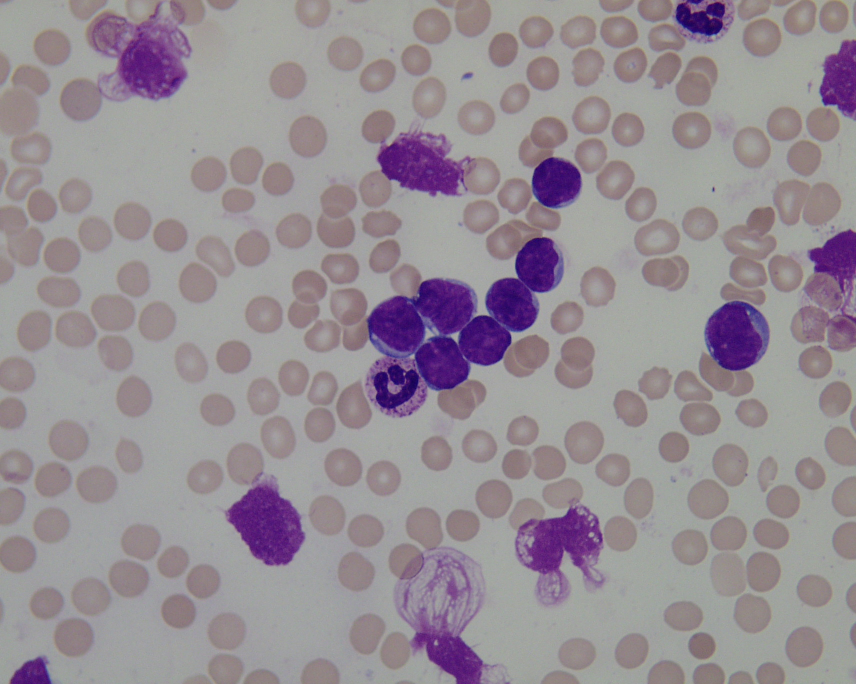
#> input picture Im001_1.jpg, 1712 x 1368 px (shown at 1/2 size)
$ python test22222.py   (older library calls are emulated)
#> lines starting #> are read from the running program, lines starting #| are printed output that depends on the picture; after the words box and inside, x2 and y2 are one past the last pixel; in counts of white or black regions, pixels touching at a corner belong together; long printed decimals are rounded
import cv2
import numpy as np
from scipy import ndimage as ndi
from skimage.feature import peak_local_max
from skimage.segmentation import watershed
import matplotlib.pyplot as plt
import math

img1 = cv2.imread('Im001_1.jpg')
#> img1 is the input picture: shape (1368, 1712, 3); mean B, G, R 148.6, 141.6, 150.4
img = cv2.resize(img1, (500, 500))
cv2.waitKey(0)
cv2.imshow("original",img)
cv2.waitKey(0)
gray = cv2.cvtColor(img, cv2.COLOR_BGR2RGB)
filtro = cv2.pyrMeanShiftFiltering(img, 20, 40)
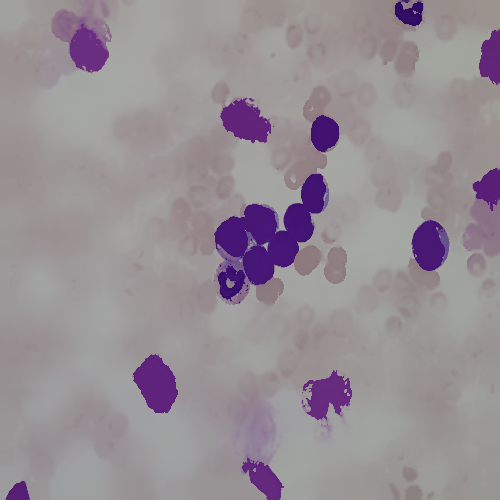
#> filtro: shape (500, 500, 3); mean B, G, R 149, 142.5, 150.8
gray = cv2.cvtColor(filtro, cv2.COLOR_BGR2GRAY)
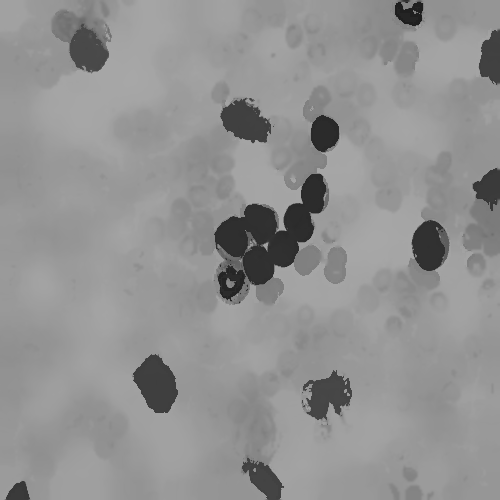
#> gray: shape (500, 500); min 31, max 167, mean 145.7
_, thresh = cv2.threshold(gray, 0, 255, cv2.THRESH_BINARY_INV | cv2.THRESH_OTSU)
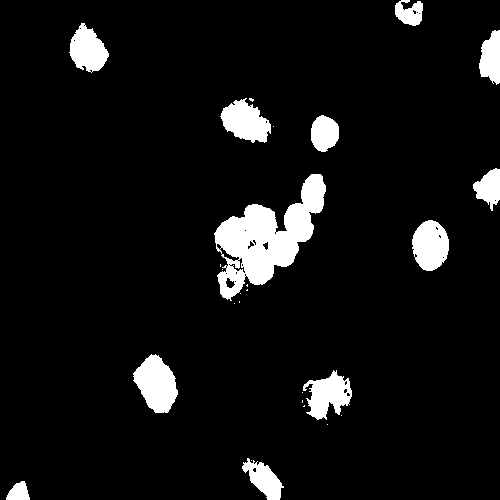
#> thresh: shape (500, 500); 7.1% white; 27 white regions (15 under 20 px), largest, box (x1, y1, x2, y2) and area: (214, 174, 326, 301) 6267, (133, 354, 178, 413) 1739, (220, 98, 271, 143) 1438
cv2.waitKey(0)
cv2.imshow("thresholding",thresh)
cv2.waitKey(0)
######median filter
median = cv2.medianBlur(thresh, 5)
#> median: shape (500, 500); 7.1% white; 14 white regions (2 under 20 px), largest, box (x1, y1, x2, y2) and area: (215, 174, 326, 300) 6336, (133, 355, 178, 413) 1727, (412, 220, 449, 271) 1444
cv2.waitKey(0)
cv2.imshow("after median filtering",median)
cv2.waitKey(0)

#####

kernel = np.ones((5,5),np.uint8)
#Now we need to remove any small white noises in the image.
#For that we can use morphological opening.
opening = cv2.morphologyEx(median, cv2.MORPH_OPEN, kernel)
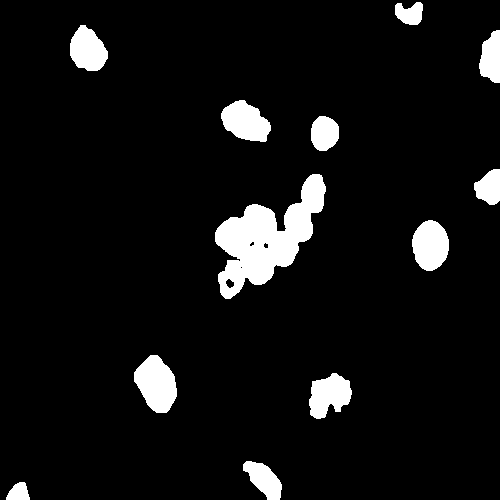
#> opening: shape (500, 500); 7% white; 12 white regions
cv2.waitKey(0)
cv2.imshow("after morphology",opening)
cv2.waitKey(0)

contornos, _ = cv2.findContours(opening, cv2.RETR_TREE, cv2.CHAIN_APPROX_SIMPLE)
#> contornos = 16 contours, 2 with area under 20; largest, box (x1, y1, x2, y2) and area: (215, 174, 326, 299) 6170, (134, 355, 177, 413) 1654, (412, 220, 449, 271) 1382, (221, 100, 271, 142) 1360, (309, 373, 352, 419) 1268
buracos = []
min_area = 1300
average_cell_area = 650
connected_cell_area = 1000
cells = 0

dist = ndi.distance_transform_edt(thresh)

dist_visual = dist.copy()
local_max = peak_local_max(dist, indices=False, min_distance=20, labels=thresh)
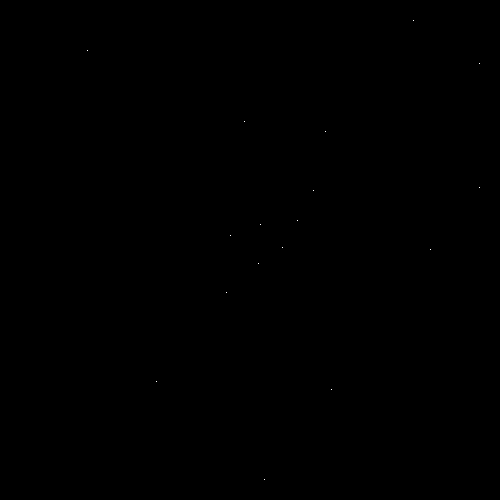
#> local_max: shape (500, 500) bool; 0.01% white in thin lines or dots, all inside (x1, y1, x2, y2) = (87, 20, 480, 480)
markers = ndi.label(local_max, structure=np.ones((3, 3)))[0]
#> markers: shape (500, 500) int32; 18 distinct labels, from 0 to 17
labels = watershed(-dist, markers, mask=thresh)
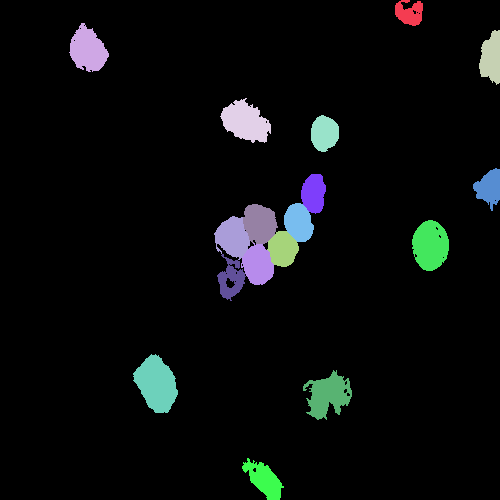
#> labels: shape (500, 500) int32; 18 distinct labels, from 0 to 17; one colour per label, 0 black

for con in contornos:
    area = cv2.contourArea(con)
    if area > min_area:
        cv2.drawContours(thresh, buracos, -1, 255, -1)## image -- list--
        buracos.append(con)
        if area > connected_cell_area:
            cells += math.ceil(area / average_cell_area)
        else:
            cells += 1
#> this loop made 16 passes
#> (area, cells) on passes 4, 5, 6, 13: (1653.5, 3), (1382.5, 6), (6170.5, 16), (1360.5, 19)
#> area on passes 1, 2, 3, 7, 9, 11: 277, 831, 1268.5, 60, 22.5, 640
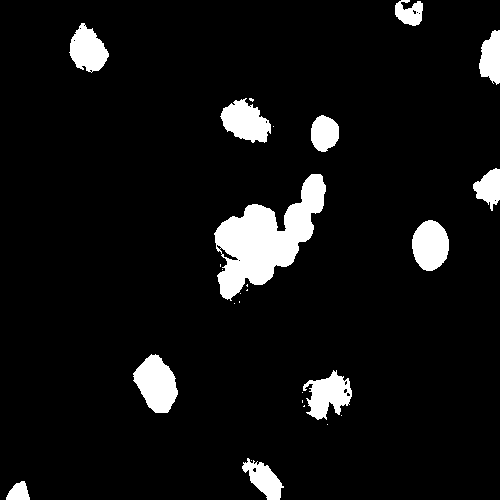
#> thresh: shape (500, 500); 7.2% white; 27 white regions (15 under 20 px)
#> after the loop, buracos = 4 contours; box (x1, y1, x2, y2) and area: (215, 174, 326, 299) 6170, (134, 355, 177, 413) 1654, (412, 220, 449, 271) 1382, (221, 100, 271, 142) 1360; cells = 19
print('Cells: {}'.format(cells))
#| Cells: 19

titulos = ['Original image', 'Binary Image', 'Distance Transform', 'Watershed']
imagens = [img, thresh, dist_visual, labels]
fig = plt.gcf()
fig.set_size_inches(16, 12)
for i in range(4):
    plt.subplot(2,2,i+1)
    if (i == 3):
      cmap = "jet"
    else:
       cmap = "gray"
    plt.imshow(imagens[i], cmap)
    plt.title(titulos[i])
    plt.xticks([]),plt.yticks([])
plt.show()
#> figure, not shown here; B, G, R data is drawn as R, G, B
area = cv2.contourArea(con)
hull = cv2.convexHull(con)
#> hull = contour of 15 points, box (x1, y1, x2, y2) (395, 2, 423, 25), area 512
#print("the hull",hull)
hull_area = cv2.contourArea(hull)
#> hull_area = 512
print("hull area",hull_area)
#| hull area 512.0
solidity = float(area)/hull_area
#> solidity = 0.85
print("solidity",solidity)
#| solidity 0.8496
area = cv2.contourArea(con)
print("areaa",area)
#| areaa 435.0
perimeter = cv2.arcLength(con,True)
#> perimeter = 93.6
print("the perimeter",perimeter)
#| the perimeter 93.598
formfactor= int((4*math.pi*area/perimeter))
#> formfactor = 58
print("Form factor",formfactor)
#| Form factor 58
compactness=pow(perimeter,2)/area
#> compactness = 20.14
print("compactness",compactness)
#| compactness 20.139
